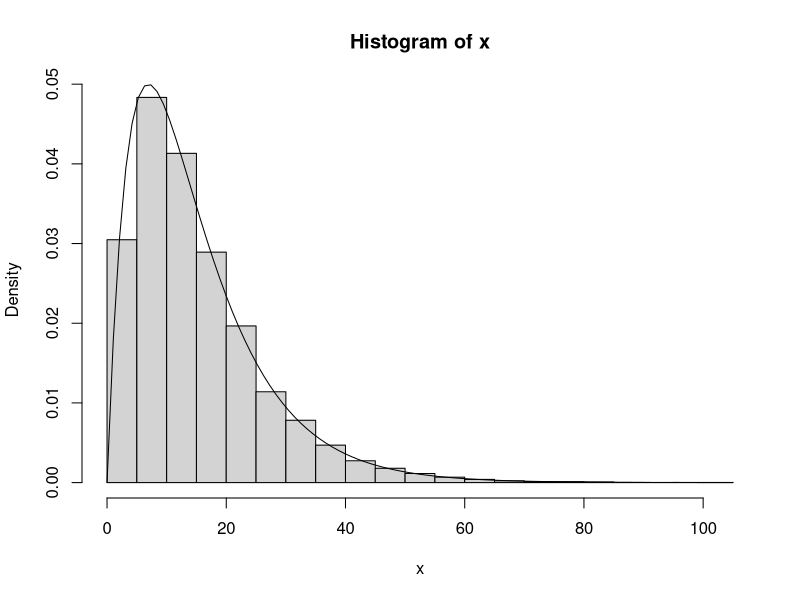

The R source for this figure:
set.seed(5)
#Q1.b.i 
#first satelite
FirstSat.Xa <- rexp(1,0.1)
#second satelite
SecondSat.Xb <- rexp(1, 0.1)
#we need the one that lasts the longest so 
Xt <- max(FirstSat.Xa, SecondSat.Xb) 

#Q1.b.ii
x <- replicate(10000, max(rexp(1,0.1), rexp(1,0.1)))

#Q1.b.iii
hist(x, probability = T)
curve((0.2*exp(-0.1*x)-0.2*exp(-0.2*x)), add = T, xlab = "x", ylab = "density")

#Q1.b.iv 
#here we are calculating E(T) Expected value
mean(x)

#Q1.b.v 
#estimation of probability that the satellite lasts more than 15 years.
mean(abs(x) >15)

#Q1.b.vi
#run the program till here 4 more times as asked in the question
#this is the expected value
mean(x)
#this is the monte carlo estimate
mean(abs(x) > 15)

#Q1.c.
# here we were asked to change the monte carlo replications and five times
# so rather than running the program 5 times we have created a function to that job
calculateProbabilityExpectedValue <- function(n){
  y <- replicate(n, max(rexp(1,0.1), rexp(1,0.1)))
  tempEV<- mean(y)
  tempP <- mean(abs(y) > 15)
  return(c(tempEV, tempP))
}

#changing the monte carlo estimates to 1000 and repeating 5 times
replicate(5, calculateProbabilityExpectedValue(1000))

#changing the monte carlo estimates to 100000 and repeating 5 times
replicate(5, calculateProbabilityExpectedValue(100000))


